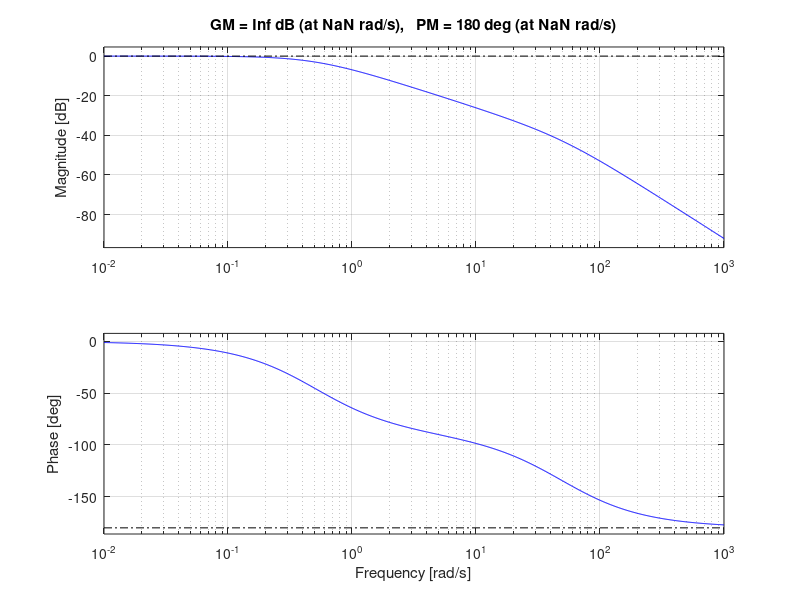

MATLAB code to generate this figure:
%%frequency response of 2nd order system
w=input('enter natural frequency');
z=input('enter damping ratio');
a=[w*w];
b=[1 2*z*w w*w];
g=tf(a,b);
figure(1);
bode(g);
margin(g);